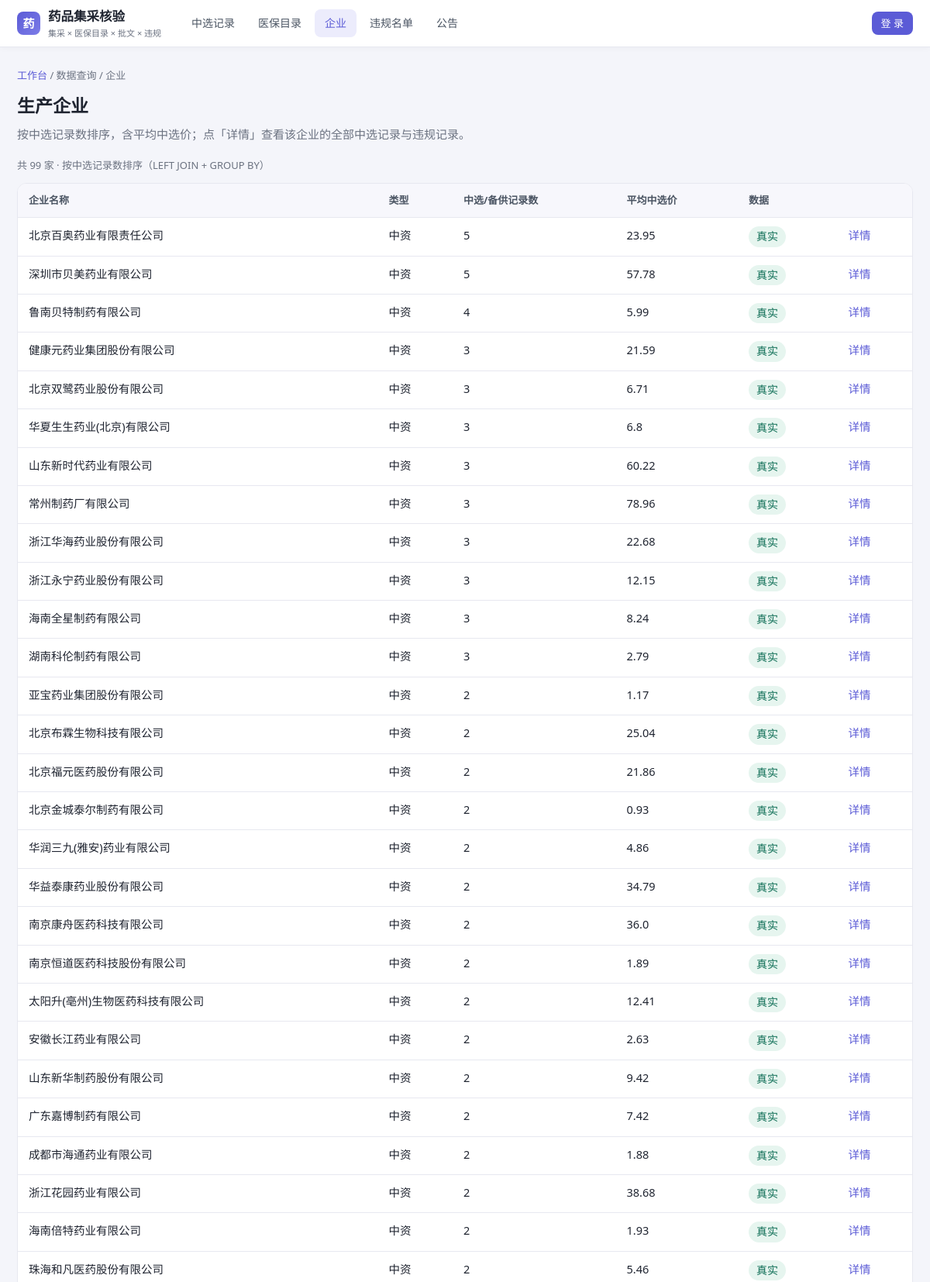
The app's page /manufacturers (upper part) with its own data.
### tables this page shows
CREATE TABLE manufacturer (
  manufacturer_id INTEGER PRIMARY KEY,
  name            TEXT NOT NULL UNIQUE,            -- 企业名称
  uscc            TEXT UNIQUE,                     -- 统一社会信用代码
  type            TEXT NOT NULL DEFAULT '中资'
                  CHECK(type IN ('中资','外资')),
  data_kind       TEXT NOT NULL DEFAULT '真实'
                  CHECK(data_kind IN ('真实','模拟'))
);

### src/app.py (the view)
@app.route("/manufacturers")
def manufacturers():
    rows = query("SELECT m.*, COUNT(s.selected_id) n, ROUND(AVG(s.price),2) avg_p "
                 "FROM manufacturer m LEFT JOIN selected_item s ON s.manufacturer_id=m.manufacturer_id "
                 "GROUP BY m.manufacturer_id ORDER BY n DESC, m.name")
    return render_template("manufacturers.html", rows=rows)

### src/app.py (called while the page is built)
def current_user():
    uid = session.get("uid")
    if not uid:
        return None
    return query_one("SELECT * FROM user_account WHERE user_id=?", (uid,))

@app.context_processor
def inject_user():
    return {"me": current_user(), "ROLES": ROLES}

### src/db.py (called while the page is built)
def get_db():
    if "db" not in g:
        g.db = sqlite3.connect(DB_PATH)
        g.db.row_factory = sqlite3.Row
        g.db.execute("PRAGMA foreign_keys=ON")
    return g.db

def query(sql, args=()):
    return get_db().execute(sql, args).fetchall()

### src/templates/manufacturers.html
{% extends "base.html" %}{% block t %}企业{% endblock %}
{% block body %}
<div class="crumb"><a href="{{ url_for('index') }}">工作台</a> / 数据查询 / 企业</div>
<h1>生产企业</h1>
<p class="page-sub">按中选记录数排序，含平均中选价；点「详情」查看该企业的全部中选记录与违规记录。</p>
<p class="muted">共 {{ rows|length }} 家 · 按中选记录数排序（LEFT JOIN + GROUP BY）</p>
<table>
  <tr><th>企业名称</th><th>类型</th><th>中选/备供记录数</th><th>平均中选价</th><th>数据</th><th></th></tr>
  {% for m in rows %}
  <tr>
    <td>{{ m.name }}</td><td>{{ m.type }}</td><td>{{ m.n }}</td>
    <td>{{ m.avg_p or '—' }}</td>
    <td><span class="tag {{ 'real' if m.data_kind=='真实' else 'mock' }}">{{ m.data_kind }}</span></td>
    <td><a class="link" href="{{ url_for('manufacturer_detail',mid=m.manufacturer_id) }}">详情</a></td>
  </tr>
  {% endfor %}
</table>
{% endblock %}

### src/static/style.css (style rules this page uses)
* { box-sizing:border-box }
:root { --pri:#5B5BD6; --pri-d:#4646B8; --ink:#1F2430; --muted:#6B7280; --line:#E7E8F0; --bg:#F4F5FA; --card:#fff; --teal:#0F6E56; --red:#C0392B; }
body { margin:0;font-family:system-ui,-apple-system,"Segoe UI","Microsoft YaHei",sans-serif;background:var(--bg);color:var(--ink);font-size:16px;line-height:1.6 }
h1 { font-size:23px;font-weight:700;margin:0 0 6px }
.page-sub { color:var(--muted);font-size:14px;margin:0 0 18px }
.crumb { font-size:13px;color:var(--muted);margin-bottom:10px }
.crumb a { color:var(--pri);text-decoration:none }
table { border-collapse:separate;border-spacing:0;width:100%;background:#fff;font-size:13.5px;border:1px solid var(--line);border-radius:12px;overflow:hidden }
th,td { padding:11px 14px;text-align:left;vertical-align:top;border-bottom:1px solid var(--line) }
th { background:#F7F7FC;color:#4B5563;font-weight:600;font-size:13px;white-space:nowrap }
a.link { color:var(--pri);text-decoration:none;font-weight:500 }
.tag { display:inline-block;padding:2px 10px;border-radius:20px;font-size:14px;background:#F0F0F5;color:#5B6170;font-weight:500 }
.tag.real { background:#E6F5EF;color:var(--teal) }
.muted { color:var(--muted);font-size:13px }
main table { font-size:14.5px }
main .page-sub { font-size:15px }

### records on screen
manufacturer: name "北京百奥药业有限责任公司", type "中资", n "5", avg_p "23.95", data_kind "真实"
manufacturer: name "深圳市贝美药业有限公司", type "中资", n "5", avg_p "57.78", data_kind "真实"
manufacturer: name "鲁南贝特制药有限公司", type "中资", n "4", avg_p "5.99", data_kind "真实"
manufacturer: name "健康元药业集团股份有限公司", type "中资", n "3", avg_p "21.59", data_kind "真实"
manufacturer: name "北京双鹭药业股份有限公司", type "中资", n "3", avg_p "6.71", data_kind "真实"
manufacturer: name "华夏生生药业(北京)有限公司", type "中资", n "3", avg_p "6.8", data_kind "真实"
manufacturer: name "山东新时代药业有限公司", type "中资", n "3", avg_p "60.22", data_kind "真实"
manufacturer: name "常州制药厂有限公司", type "中资", n "3", avg_p "78.96", data_kind "真实"
manufacturer: name "浙江华海药业股份有限公司", type "中资", n "3", avg_p "22.68", data_kind "真实"
manufacturer: name "浙江永宁药业股份有限公司", type "中资", n "3", avg_p "12.15", data_kind "真实"
manufacturer: name "海南全星制药有限公司", type "中资", n "3", avg_p "8.24", data_kind "真实"
manufacturer: name "湖南科伦制药有限公司", type "中资", n "3", avg_p "2.79", data_kind "真实"
manufacturer: name "亚宝药业集团股份有限公司", type "中资", n "2", avg_p "1.17", data_kind "真实"
manufacturer: name "北京布霖生物科技有限公司", type "中资", n "2", avg_p "25.04", data_kind "真实"
manufacturer: name "北京福元医药股份有限公司", type "中资", n "2", avg_p "21.86", data_kind "真实"
manufacturer: name "北京金城泰尔制药有限公司", type "中资", n "2", avg_p "0.93", data_kind "真实"
manufacturer: name "华润三九(雅安)药业有限公司", type "中资", n "2", avg_p "4.86", data_kind "真实"
manufacturer: name "华益泰康药业股份有限公司", type "中资", n "2", avg_p "34.79", data_kind "真实"
manufacturer: name "南京康舟医药科技有限公司", type "中资", n "2", avg_p "36.0", data_kind "真实"
manufacturer: name "南京恒道医药科技股份有限公司", type "中资", n "2", avg_p "1.89", data_kind "真实"
manufacturer: name "太阳升(亳州)生物医药科技有限公司", type "中资", n "2", avg_p "12.41", data_kind "真实"
manufacturer: name "安徽长江药业有限公司", type "中资", n "2", avg_p "2.63", data_kind "真实"
manufacturer: name "山东新华制药股份有限公司", type "中资", n "2", avg_p "9.42", data_kind "真实"
manufacturer: name "广东嘉博制药有限公司", type "中资", n "2", avg_p "7.42", data_kind "真实"
manufacturer: name "成都市海通药业有限公司", type "中资", n "2", avg_p "1.88", data_kind "真实"
manufacturer: name "浙江花园药业有限公司", type "中资", n "2", avg_p "38.68", data_kind "真实"
manufacturer: name "海南倍特药业有限公司", type "中资", n "2", avg_p "1.93", data_kind "真实"
manufacturer: name "珠海和凡医药股份有限公司", type "中资", n "2", avg_p "5.46", data_kind "真实"

### other values on screen
{{ rows|length }} "99"
